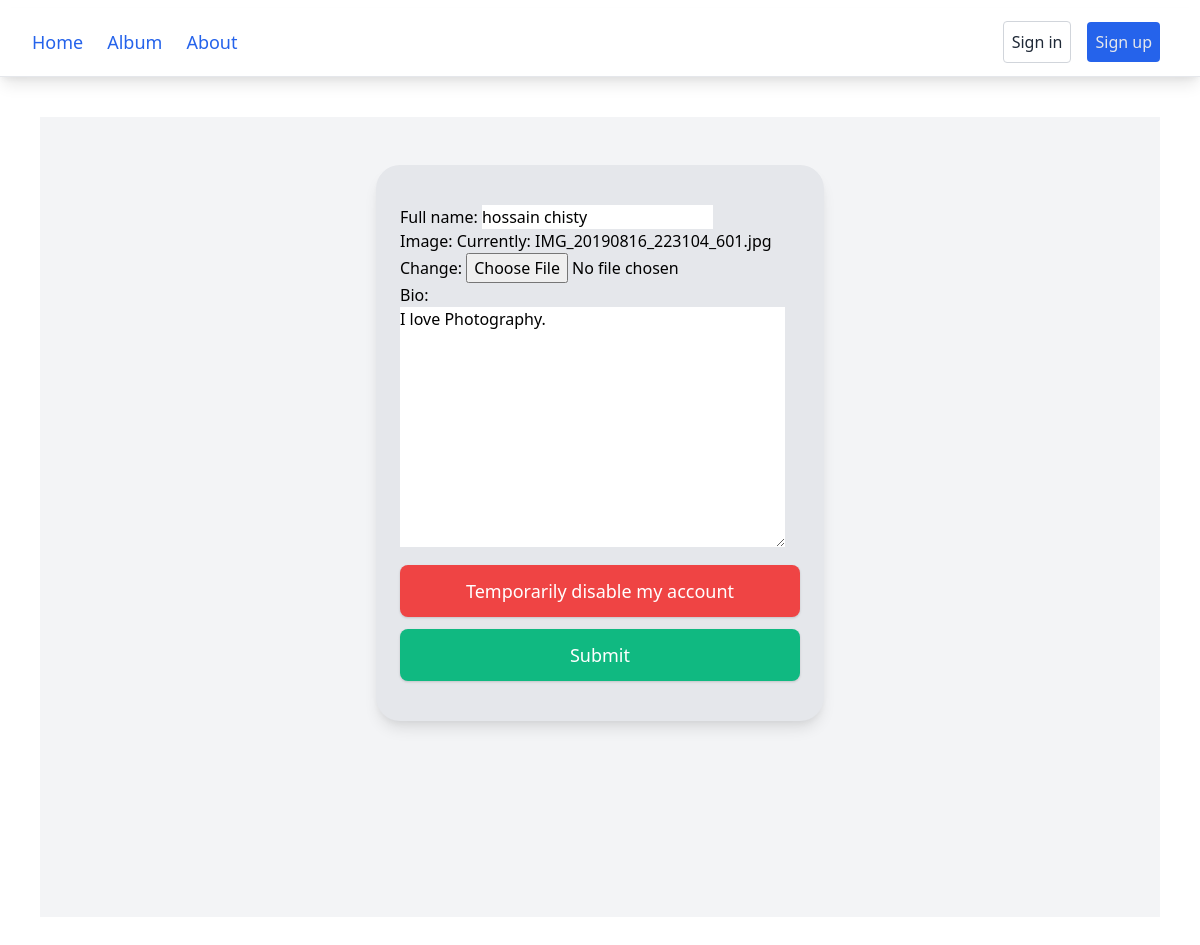
Page /accounts/edit/1/ on the earlier database version.
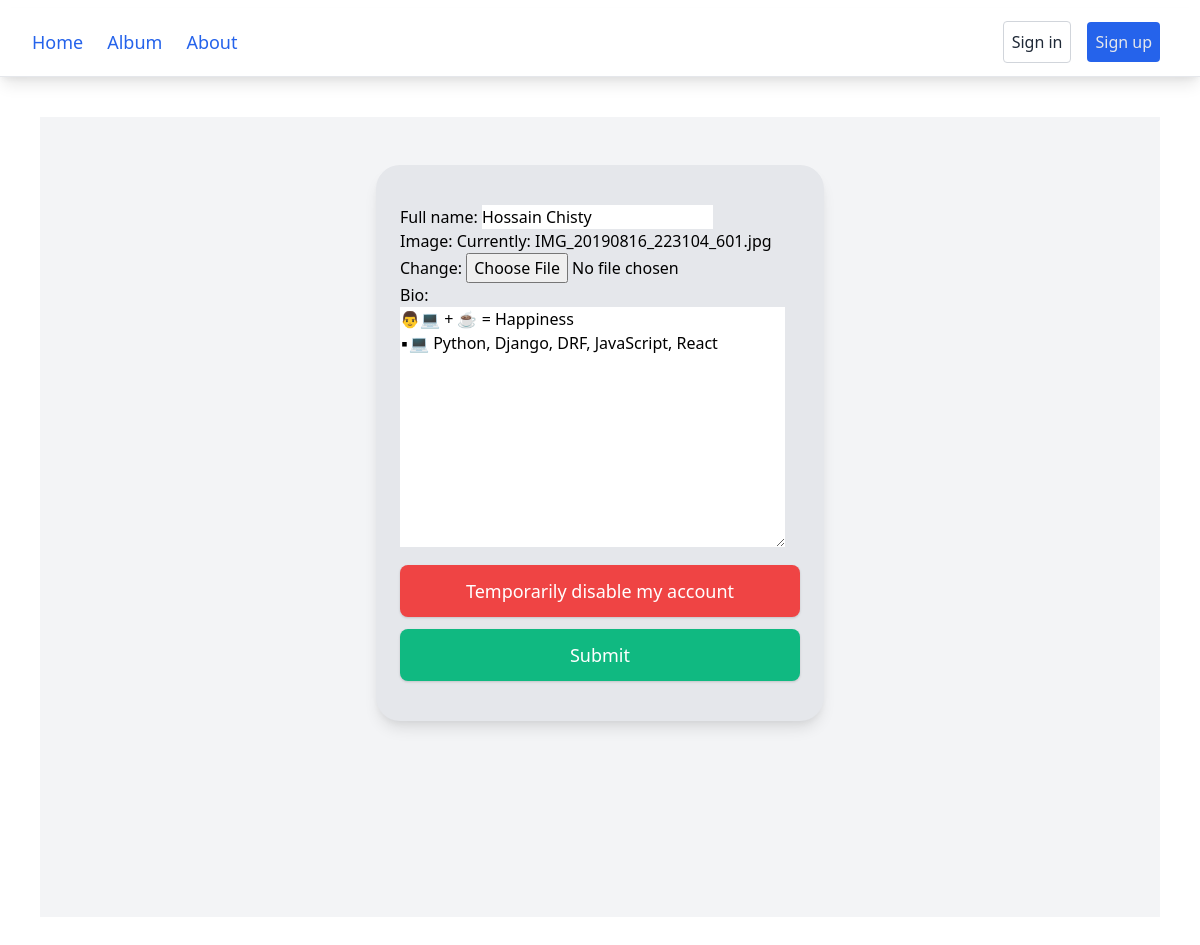
Same page on the later database version.
### Album/models.py (models this page shows)
class Profile(models.Model):
    user = models.OneToOneField(User, null=True,blank=True, on_delete=models.CASCADE)
    full_name = models.CharField(max_length=255, blank=True,null=True)
    image = models.ImageField(default='profile.png')
    bio = models.TextField()
    joind_date = models.DateTimeField(auto_now_add=True)
    def __str__(self):
        return str(self.id)

### Album/views.py (the view)
# urls.py: path('accounts/edit/<int:pk>/',views.editProfile, name="Editprofile"),
def editProfile(request,pk):
    profiles = Profile.objects.get(id=pk)
    print(profiles)
    form = EditProfile(instance=profiles)
    if request.method == "POST":
        form = EditProfile(request.POST, request.FILES, instance=profiles)
        if form.is_valid():
            form.save()
            return redirect('/profile')
    context = { 'form':form}
    return render(request,'editProfile.html', context)

### Album/forms.py
class EditProfile(ModelForm):
    class Meta:
        model = Profile
        fields = '__all__'
        exclude = ['user','hastags',]

### Album/templates/editProfile.html (shortened to what this page needs)
<!DOCTYPE html>
<html lang="en">
{% load static %}
{% load tailwind_filters %}
<head>
    <link href="https://cdn.jsdelivr.net/npm/tailwindcss/dist/tailwind.min.css" rel="stylesheet">
    <link rel="stylesheet" href="{% static 'css/main.css' %}">
</head>
<body>
   {% include 'navbar.html' %}
    <div class="min-h-screen bg-gray-100 sm:p-12 m-10">
        <div class="mx-auto max-w-md px-6 py-10 bg-gray-200 border-0 shadow-lg sm:rounded-3xl">
            <form method="POST" novalidate enctype="multipart/form-data">
                    {{ form|crispy }}
            <button id="button"
                    type="submit"
                    class="w-full px-6 py-3 mt-3 text-lg text-white transition-all duration-150 ease-linear rounded-lg shadow outline-none bg-red-500  hover:bg-black-600 hover:shadow-lg focus:outline-none">
                    <a href="">Temporarily disable my account</a>
                    </button>
            <button id="button"
                    type="submit"
                    class="w-full px-6 py-3 mt-3 text-lg text-white transition-all duration-150 ease-linear rounded-lg shadow outline-none bg-green-500  hover:bg-black-600 hover:shadow-lg focus:outline-none">Submit</button>
            </form>
        </div>
    </div>
</body>
</html>

Differences in the rows shown:
changed Profile: full_name "hossain chisty" → "Hossain Chisty"; bio "I love Photography." → "👨💻 + ☕ = Happiness ▪💻 Python, Django, DRF, JavaScript, React"
